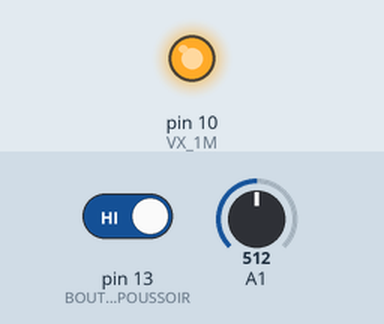
The sketch below on a simulated Arduino Uno, built with avr-gcc and run on an emulated ATmega328P. Shown: output pins drawn as LEDs (lit = HIGH). Inputs (shaded band) come from the test bench; at power-on: pin 13 (BOUTON_POUSSOIR) HIGH, A1 = 512. What the sketch prints to the serial monitor is not drawn.

Above: at 16.4 s.
16.5 s: pin 13 (BOUTON_POUSSOIR) driven LOW
At 19.3 s:
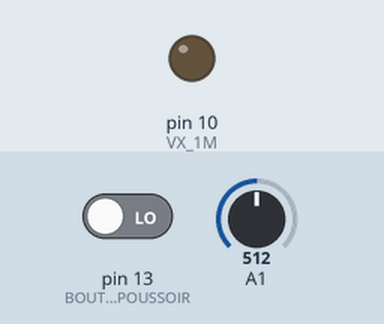
21.5 s: pin 13 (BOUTON_POUSSOIR) driven HIGH
At 22.3 s:
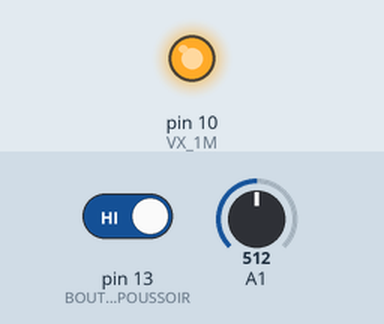
Timing chart, 0 to 37.1 s (numbered marks = the images above; inputs shaded):
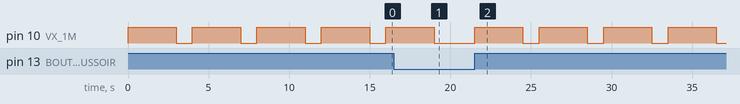

Measured:
- after the input at 16.5 s, pin 10 (VX_1M): goes on until 19.0 s, then stays LOW
- after the input at 21.5 s, pin 10 (VX_1M): alternates HIGH for 3.0 s and LOW for 1.0 s, starting at once
- by itself, pin 10 (VX_1M): alternates HIGH for 3.0 s and LOW for 1.0 s

The sketch:

15112021.ino
```cpp
// C++ code
//

int VX_1K = 12,VX_100K=11,VX_1M=10, BOUTON_POUSSOIR = 13;//déclaration de la tension
                                                // du bouton poussoir

void setup()
{
  pinMode(VX_1K, INPUT), pinMode(VX_100K, INPUT),pinMode(VX_1M, INPUT);
  pinMode(BOUTON_POUSSOIR, INPUT);


  Serial.begin(9600);// opens serial port, sets data rate to 9600 bps
}

void loop()
{
  //digitalWrite(VX_1K,LOW), digitalWrite(VX_100K,LOW), digitalWrite(VX_1M,LOW), digitalWrite(BOUTON_POUSSOIR,LOW);


  Serial.println("Veuillez appuyer sur le BP ");
  while(digitalRead(BOUTON_POUSSOIR) == LOW);//Si le bouton poussoir n'est pas ppuyer ne rien faire


  //if(digitalRead(BOUTON_POUSSOIR) == HIGH)// si on appuie sur le bouton poussoir
   {resistance();}

}

void resistance(){// fonction measure :
                                                // X1,X2,X3 : état des broches C,B,A
                                                // MESURE : mesure pinctionné sur l'écho du capteur
                                                float Mesure_1 = 0;
                                                float Mesure_2 = 0;


                                                pinMode(VX_1M,OUTPUT);
                                                digitalWrite(VX_1M,HIGH);


                                                delay(3000);
                                                Mesure_2 = analogRead(A1);
                                                digitalWrite(VX_1M,LOW);
                                                delay(1000);
                                                pinMode(VX_1M,INPUT);


                                                //if( Mesure_1 == Mesure_2)
                                                //{
                                                     //Serial.println("Il s'agit d'une résistence ");


                                                      //if ( (Mesure_1 > 102.4) && (Mesure_1 < 921.6))
                                                      //{
                                                       //Serial.println(Mesure_1);
                                                       //Serial.println(Mesure_2);


                                                      //}


                                                      if ((Mesure_2>104) && (Mesure_2<937))

                                                           {
                                                             Serial.println(Mesure_2);

                                                          }else

                                                           {
                                                             Serial.println(Mesure_2);
                                                             Serial.println("ERREUR RELATIVE SUPERIEUR A 3% ! ERREUR ABSOLUE SUPERIEURE A 1.5% !\n");
                                                             Serial.println("CHANGEZ DE BROCHES");
                                                          }

                                                      //else
                                                         //{Serial.println("Changez de résistance");}

}

                                               //if(Mesure_1 < Mesure_2)
                                                 //{Serial.println(Mesure_1);
                                                  //Serial.println(Mesure_2);
                                                  //Serial.println("Il s'agit d'un condensateur");
                                                 //}

                                               //if(Mesure_1 > Mesure_2)
                                                  //{Serial.println("Il s'agit d'une bobine");
                                                   //Serial.println(Mesure_1);
                                                   //Serial.println(Mesure_2);}
```
